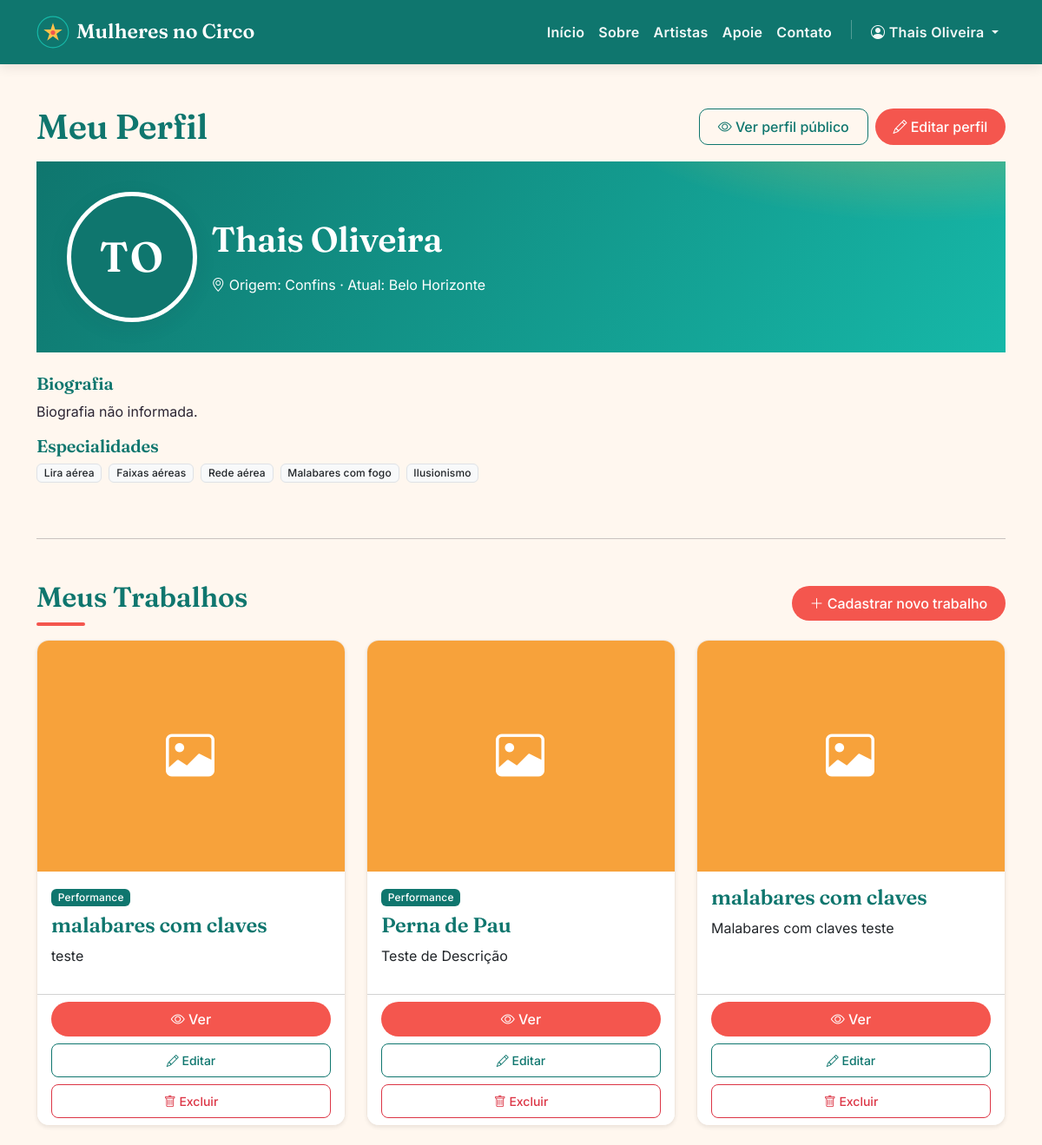
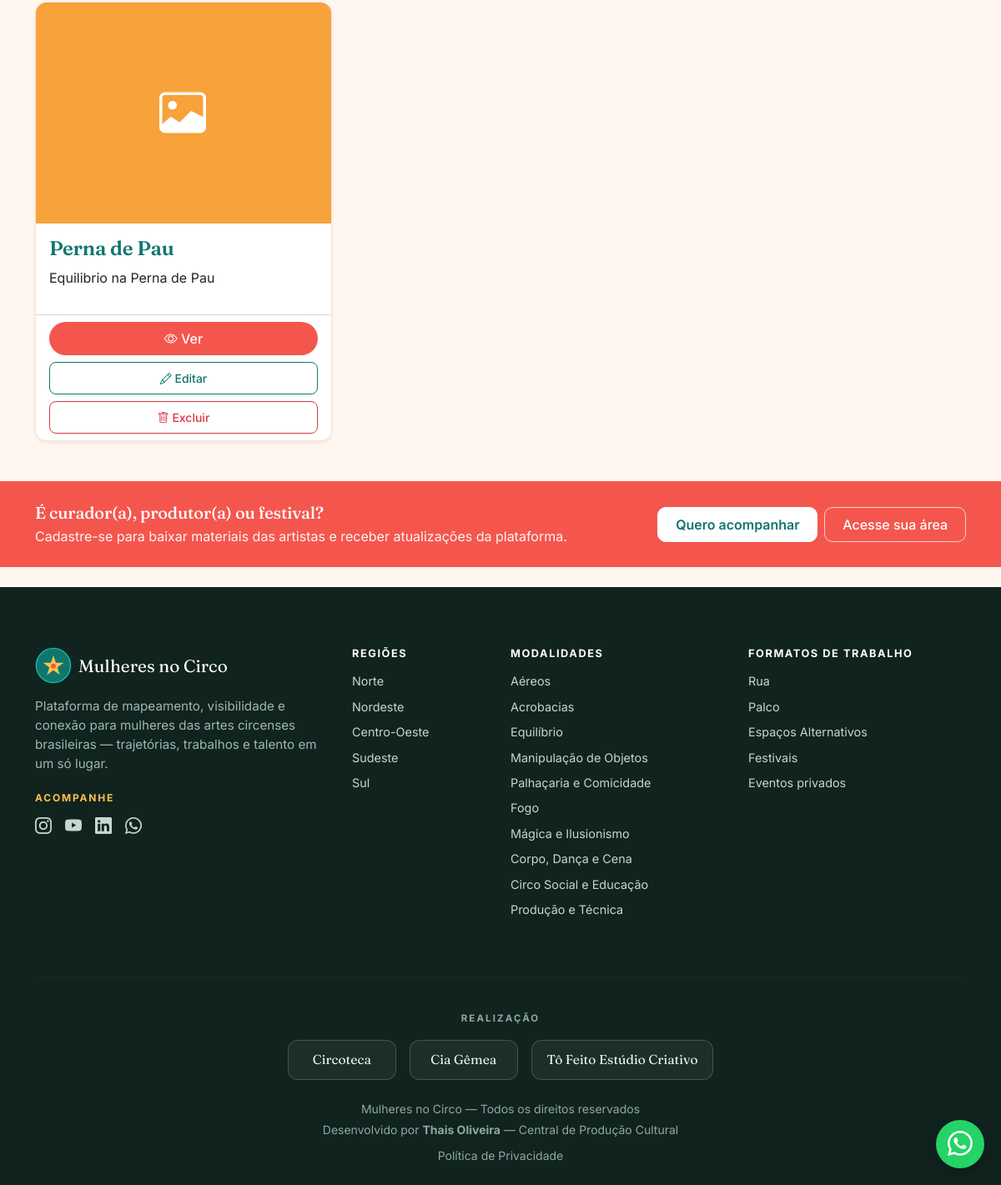
The app's page /perfil.php (signed in) with its own data (2 pictures, top to bottom).
### tables this page shows
CREATE TABLE `usuarios` (
  `id` int(11) NOT NULL AUTO_INCREMENT,
  `nome_artistico` varchar(150) NOT NULL,
  `email` varchar(255) NOT NULL,
  `senha_hash` varchar(255) NOT NULL,
  `data_nascimento` date DEFAULT NULL,
  `cidade_origem` varchar(150) DEFAULT NULL,
  `cidade_atual` varchar(150) DEFAULT NULL,
  `genero` varchar(50) DEFAULT NULL,
  `orientacao_sexual` varchar(80) DEFAULT NULL,
  `biografia` text DEFAULT NULL,
  `foto_perfil` varchar(255) DEFAULT NULL,
  `area_atuacao` varchar(255) DEFAULT NULL,
  `especialidades` text DEFAULT NULL,
  `instagram` varchar(255) DEFAULT NULL,
  `youtube` varchar(255) DEFAULT NULL,
  `linkedin` varchar(255) DEFAULT NULL,
  `site_oficial` varchar(255) DEFAULT NULL,
  `mapa_cultura` varchar(255) DEFAULT NULL,
  `disponivel_contratacao` tinyint(1) DEFAULT 0,
  `role` varchar(20) DEFAULT 'user',
  `remember_token` varchar(255) DEFAULT NULL,
  `token_recuperacao` varchar(255) DEFAULT NULL,
  `token_expira_em` datetime DEFAULT NULL,
  `criado_em` timestamp NOT NULL DEFAULT current_timestamp(),
  `atualizado_em` timestamp NOT NULL DEFAULT current_timestamp() ON UPDATE current_timestamp(),
  `aceite_termos` tinyint(1) NOT NULL DEFAULT 0,
  `aceite_termos_em` datetime DEFAULT NULL,
  `necessidades_tecnicas` text DEFAULT NULL,
  `fotos_divulgacao` text DEFAULT NULL,
  `organizacao` varchar(150) DEFAULT NULL,
  `telefone` varchar(40) DEFAULT NULL,
  `quer_novidades` tinyint(1) NOT NULL DEFAULT 0,
  `canal_novidades` varchar(20) DEFAULT NULL,
  PRIMARY KEY (`id`),
  UNIQUE KEY `email` (`email`)
);

CREATE TABLE `posts` (
  `id` int(11) NOT NULL AUTO_INCREMENT,
  `usuario_id` int(11) NOT NULL,
  `titulo` varchar(200) NOT NULL,
  `categoria` varchar(50) DEFAULT NULL,
  `conteudo` text NOT NULL,
  `imagem` varchar(255) DEFAULT NULL,
  `arquivo_pdf` varchar(255) DEFAULT NULL,
  `video_youtube` varchar(255) DEFAULT NULL,
  `criado_em` timestamp NOT NULL DEFAULT current_timestamp(),
  `atualizado_em` timestamp NOT NULL DEFAULT current_timestamp() ON UPDATE current_timestamp(),
  PRIMARY KEY (`id`),
  KEY `usuario_id` (`usuario_id`),
  CONSTRAINT `posts_ibfk_1` FOREIGN KEY (`usuario_id`) REFERENCES `usuarios` (`id`) ON DELETE CASCADE
);

### perfil.php (the view, shortened to what this page needs)
<?php
require_once "config/database.php";
require_once "includes/helpers.php";
$usuario_id = $_SESSION["usuario_id"];
$stmt = $pdo->prepare("SELECT * FROM usuarios WHERE id = :id");
$stmt->execute([":id" => $usuario_id]);
$usuario = $stmt->fetch(PDO::FETCH_ASSOC);
$stmt = $pdo->prepare("SELECT * FROM posts WHERE usuario_id = :id ORDER BY criado_em DESC");
$stmt->execute([":id" => $usuario_id]);
$trabalhos = $stmt->fetchAll(PDO::FETCH_ASSOC);
$especialidades = array_filter(array_map("trim", explode(",", $usuario["especialidades"] ?? "")));
include "includes/header.php";
?>
<div class="container my-5">
    <div class="d-flex justify-content-between align-items-center mb-3 flex-wrap gap-2">
        <h1 class="mb-0">Meu Perfil</h1>
        <div class="d-flex gap-2">
            <a href="artista.php?id=<?= (int) $usuario_id ?>" class="btn btn-outline-dark" target="_blank">
                <i class="bi bi-eye"></i> Ver perfil público
            </a>
            <button class="btn btn-circo" type="button" data-bs-toggle="collapse" data-bs-target="#formEditarPerfil">
                <i class="bi bi-pencil"></i> Editar perfil
            </button>
        </div>
    </div>
    <div class="perfil-capa mb-4">
        <div class="row align-items-center g-3">
            <div class="col-md-auto text-center">
                <?= avatarHtml($usuario["foto_perfil"] ?? "", $usuario["nome_artistico"] ?? "", "capa") ?>
            </div>
            <div class="col">
                <h1 class="mb-2"><?= htmlspecialchars($usuario["nome_artistico"] ?? "") ?></h1>
                <p class="mb-0">
                    <i class="bi bi-geo-alt"></i>
                    Origem: <?= htmlspecialchars($usuario["cidade_origem"] ?: "—") ?> &middot;
                    Atual: <?= htmlspecialchars($usuario["cidade_atual"] ?: "—") ?>
                </p>
            </div>
        </div>
    </div>
    <div class="row mb-2">
        <div class="col-lg-9">
            <h5>Biografia</h5>
            <p><?= nl2br(htmlspecialchars($usuario["biografia"] ?: "Biografia não informada.")) ?></p>
            <?php if (count($especialidades) > 0): ?>
                <h5 class="mt-3">Especialidades</h5>
                <div class="d-flex flex-wrap gap-2 mb-3">
                    <?php foreach ($especialidades as $esp): ?>
                        <span class="badge bg-light text-dark border"><?= htmlspecialchars($esp) ?></span>
                    <?php endforeach; ?>
                </div>
            <?php endif; ?>
        </div>
    </div>
    <hr class="my-5" id="trabalhos">
    <div class="d-flex justify-content-between align-items-center mb-3 flex-wrap gap-2">
        <h2 class="secao-titulo mb-0">Meus Trabalhos</h2>
        <button class="btn btn-circo" type="button" data-bs-toggle="collapse" data-bs-target="#formNovoTrabalho">
            <i class="bi bi-plus-lg"></i> Cadastrar novo trabalho
        </button>
    </div>
    <div class="row g-4">
        <?php foreach ($trabalhos as $trabalho): ?>
            <div class="col-md-4">
                <div class="card h-100 shadow-sm card-artista">
                    <?php if (!empty($trabalho["imagem"]) && file_exists(__DIR__ . "/uploads/trabalhos/" . $trabalho["imagem"])): ?>
                        <img src="uploads/trabalhos/<?= htmlspecialchars($trabalho["imagem"]) ?>" class="card-img-top" alt="<?= htmlspecialchars($trabalho["titulo"]) ?>">
                    <?php else: ?>
                        <div class="avatar-placeholder card-img-top d-flex align-items-center justify-content-center" style="background:<?= corAvatar($trabalho["titulo"]) ?>">
                            <i class="bi bi-image"></i>
                        </div>
                    <?php endif; ?>
                    <div class="card-body">
                        <span class="badge bg-dark mb-2"><?= htmlspecialchars($trabalho["categoria"]) ?></span>
                        <h4><?= htmlspecialchars($trabalho["titulo"]) ?></h4>
                        <p><?= htmlspecialchars(mb_substr($trabalho["conteudo"], 0, 120)) ?><?= mb_strlen($trabalho["conteudo"]) > 120 ? "..." : "" ?></p>
                    </div>
                    <div class="card-footer bg-white">
                        <button class="btn btn-circo w-100 mb-2" data-bs-toggle="modal" data-bs-target="#trabalho<?= $trabalho["id"] ?>">
                            <i class="bi bi-eye"></i> Ver
                        </button>
                        <a href="editar-trabalho.php?id=<?= $trabalho["id"] ?>" class="btn btn-sm btn-outline-dark w-100 mb-2">
                            <i class="bi bi-pencil"></i> Editar
                        </a>
                        <form method="POST" onsubmit="return confirm('Deseja excluir este trabalho?')">
                            <button class="btn btn-sm btn-outline-danger w-100"><i class="bi bi-trash"></i> Excluir</button>
                        </form>
                    </div>
                </div>
            </div>
        <?php endforeach; ?>
    </div>
</div>
<?php include "includes/footer.php"; ?>

### includes/helpers.php (shortened to what this page needs)
<?php
function iniciais($nome)
{
    $nome = trim((string) $nome);
    $partes = preg_split('/\s+/', $nome);
    $ini = mb_strtoupper(mb_substr($partes[0], 0, 1));
    if (count($partes) > 1) {
        $ini .= mb_strtoupper(mb_substr($partes[count($partes) - 1], 0, 1));
    }
    return $ini;
}
function corAvatar($nome)
{
    $cores = ["#f4564e", "#16b8a8", "#ff8c42", "#e5417e", "#0f766e", "#f7a23b", "#7c5cbf", "#ef5a6e"];
    $soma = 0;
    $nome = (string) $nome;
    for ($i = 0; $i < strlen($nome); $i++) {
        $soma += ord($nome[$i]);
    }
    return $cores[$soma % count($cores)];
}
function avatarHtml($foto, $nome, $tipo = "card")
{
    $existe = !empty($foto) && file_exists(__DIR__ . "/../uploads/avatars/" . $foto);
    $ini = htmlspecialchars(iniciais($nome));
    $cor = corAvatar($nome);
    $classeBase = "avatar-placeholder d-flex align-items-center justify-content-center";
    if ($tipo === "card") {
        $classe = $classeBase . " card-img-top";
    } elseif ($tipo === "capa") {
        $classe = $classeBase . " avatar-capa";
    } else {
        $classe = $classeBase . " avatar-retrato rounded mb-3";
    }
    return '<div class="' . $classe . '" style="background:' . $cor . '">' . $ini . '</div>';
}
    ?>

### assets/css/style.css (style rules this page uses)
:root { --mnc-vinho: #0f766e; --mnc-vinho-dark: #0b5d56; --mnc-terracota: #f4564e; --mnc-terracota-dark: #dc3f37; --mnc-rose: #ffe3dd; --mnc-turquesa: #16b8a8; --mnc-amarelo: #ffc24b; --mnc-creme: #fff7ef; --mnc-tinta: #2b2533; --mnc-muted: #7c7480; --mnc-linha: #f0e6dd; --mnc-radius: 14px; --mnc-radius-lg: 22px; --mnc-shadow: 0 6px 24px rgba(43, 37, 51, 0.08); --mnc-shadow-lg: 0 16px 44px rgba(43, 37, 51, 0.16); --bs-link-color: #dc3f37; --bs-link-hover-color: #b5322b; --bs-body-font-family: "Inter", system-ui, -apple-system, "Segoe UI", Roboto, sans-serif; }
body { background-color: var(--mnc-creme); color: var(--mnc-tinta); font-family: "Inter", system-ui, -apple-system, "Segoe UI", Roboto, sans-serif; }
h1, h2, h3, h4, h5, .navbar-brand, .display-1, .display-2, .display-3, .display-4, .display-5, .display-6 { font-family: "Fraunces", Georgia, "Times New Roman", serif; font-weight: 600; color: var(--mnc-vinho); letter-spacing: -0.01em; }
a { color: var(--mnc-terracota-dark); text-decoration: none; }
.btn { border-radius: 10px; font-weight: 500; padding: 0.5rem 1.3rem; }
.btn-circo { background-color: var(--mnc-terracota); border: none; color: #fff; border-radius: 50rem; }
.btn-outline-dark { color: var(--mnc-vinho); border-color: var(--mnc-vinho); }
.badge { font-weight: 500; letter-spacing: 0.01em; }
.badge.bg-dark { background-color: var(--mnc-vinho) !important; }
.card { border: 1px solid var(--mnc-linha); border-radius: var(--mnc-radius); background-color: #fff; }
.card-artista { border: 1px solid var(--mnc-linha); border-radius: var(--mnc-radius); overflow: hidden; box-shadow: var(--mnc-shadow); transition: transform 0.2s ease, box-shadow 0.2s ease; }
.card-artista img, .card-artista .card-img-top { width: 100%; height: auto; aspect-ratio: 4 / 3; object-fit: cover; }
.card-artista .avatar-placeholder.card-img-top { height: auto; aspect-ratio: 4 / 3; }
.secao-titulo::after { content: ""; display: block; width: 56px; height: 4px; border-radius: 4px; background: var(--mnc-terracota); margin-top: 0.6rem; }
.avatar-placeholder { color: #fff; font-weight: 600; font-family: "Fraunces", Georgia, serif; font-size: 3.5rem; letter-spacing: 0.04em; height: 260px; user-select: none; }
.avatar-capa { width: 150px; height: 150px; object-fit: cover; border-radius: 50% !important; border: 5px solid #fff; box-shadow: var(--mnc-shadow); font-size: 3rem !important; }
.perfil-capa { background: radial-gradient(700px 300px at 92% -50%, rgba(255, 194, 75, 0.5), transparent 60%), linear-gradient(125deg, var(--mnc-vinho) 0%, var(--mnc-turquesa) 100%); border-radius: 0; color: #fff; padding: 2.2rem; }
.perfil-capa h1 { color: #fff; }

### records on screen
usuarios: nome_artistico "TO", nome_artistico "Thais Oliveira", cidade_origem "Confins", cidade_atual "Belo Horizonte", biografia "Biografia não informada.", especialidades "Lira aérea", especialidades "Faixas aéreas", especialidades "Rede aérea", especialidades "Malabares com fogo", especialidades "Ilusionismo"
posts: categoria "Performance", titulo "malabares com claves", conteudo "teste"
posts: categoria "Performance", titulo "Perna de Pau", conteudo "Teste de Descrição"
posts: titulo "malabares com claves", conteudo "Malabares com claves teste"
posts: titulo "Perna de Pau", conteudo "Equilibrio na Perna de Pau"

### other values on screen
$_SESSION["usuario_nome"] "Thais Oliveira"
$reg "Norte"
$reg "Nordeste"
$reg "Centro-Oeste"
$reg "Sudeste"
$reg "Sul"
$cat "Aéreos"
$cat "Acrobacias"
$cat "Equilíbrio"
$cat "Manipulação de Objetos"
$cat "Palhaçaria e Comicidade"
$cat "Fogo"
$cat "Mágica e Ilusionismo"
$cat "Corpo, Dança e Cena"
$cat "Circo Social e Educação"
